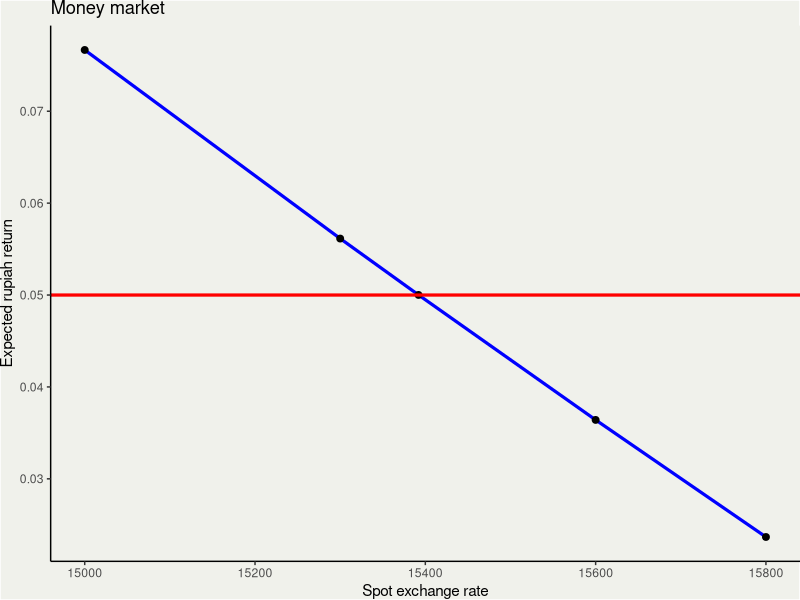
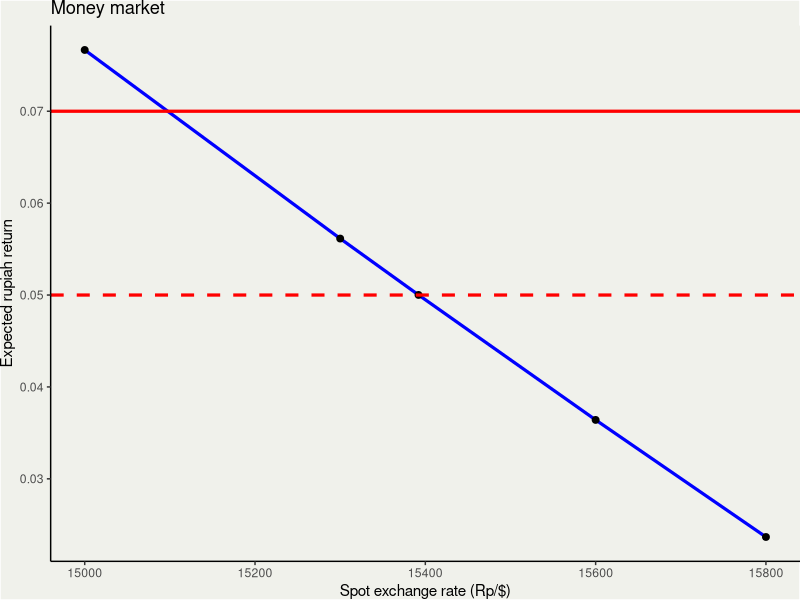
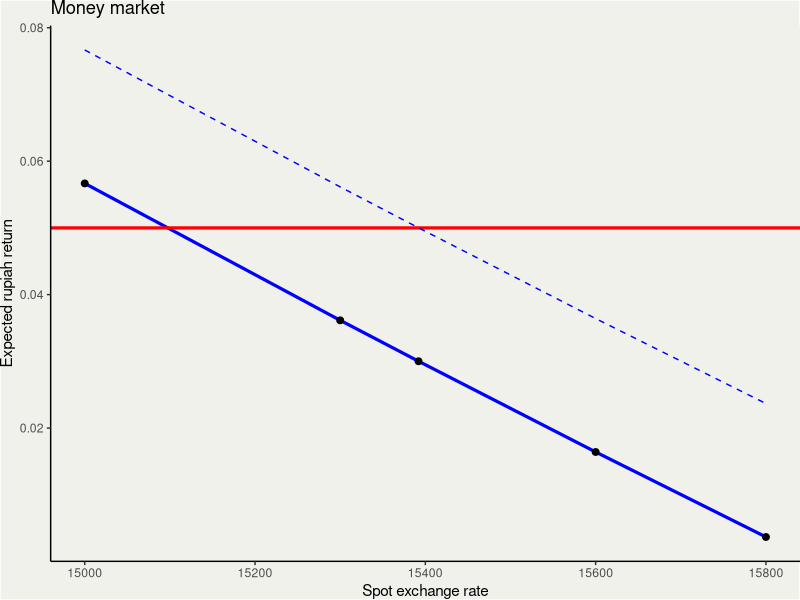
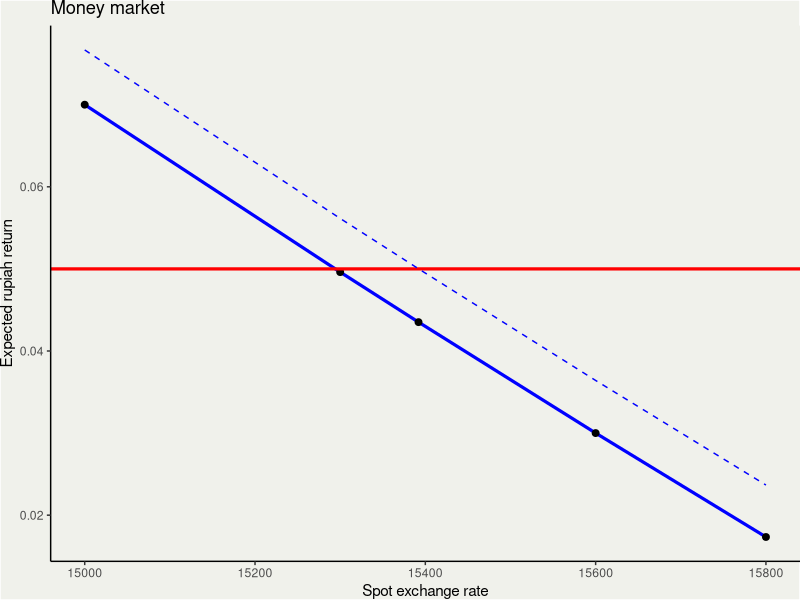
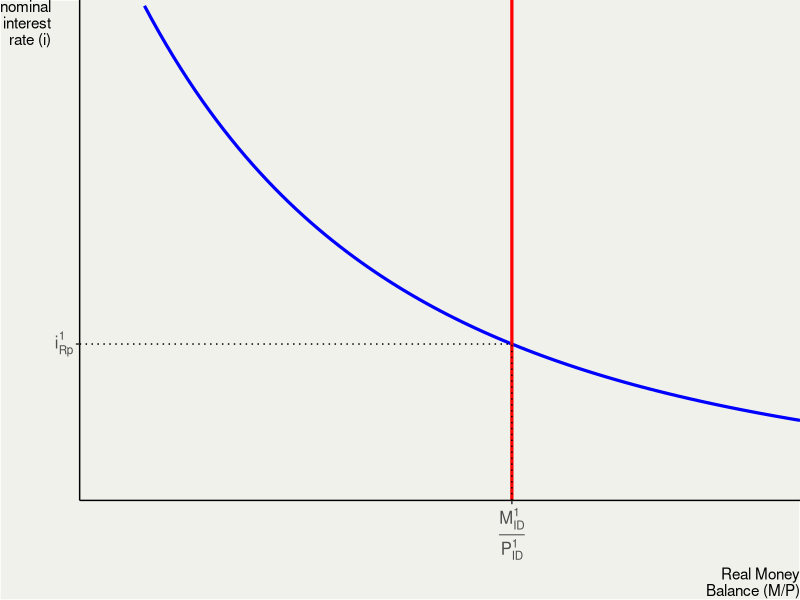
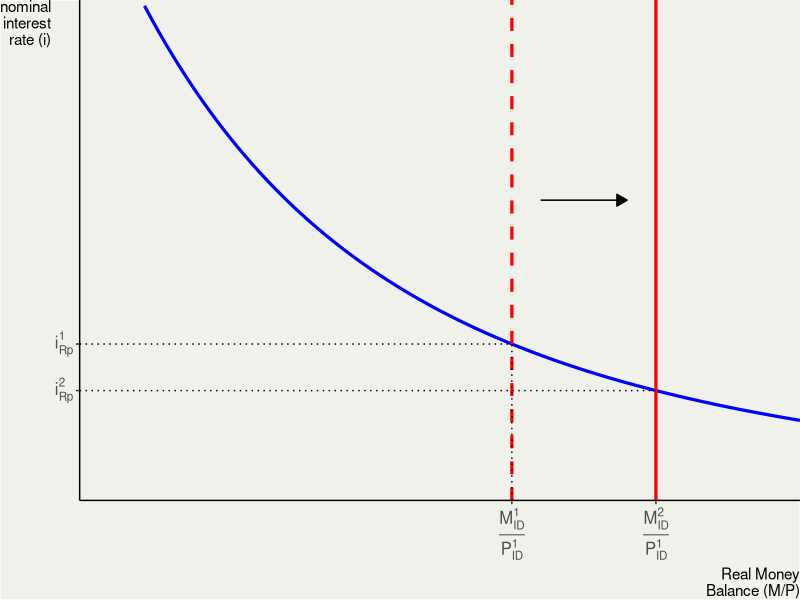
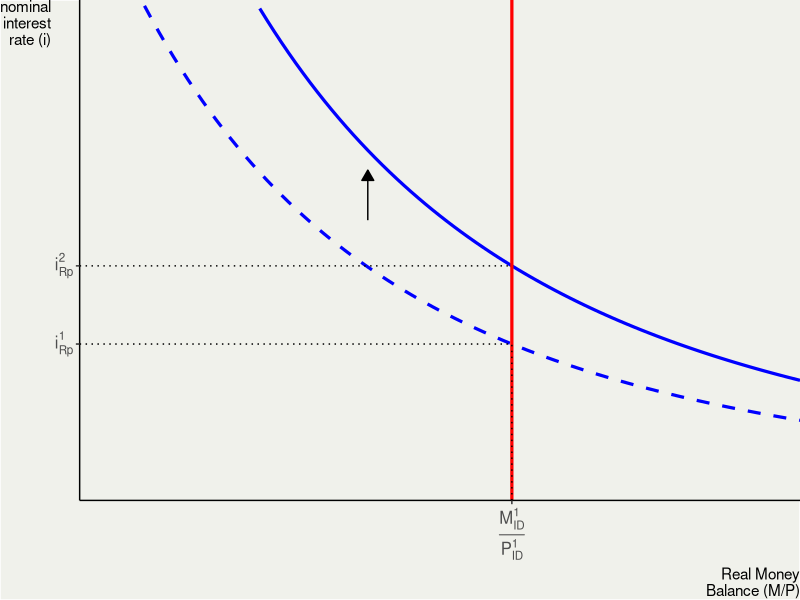
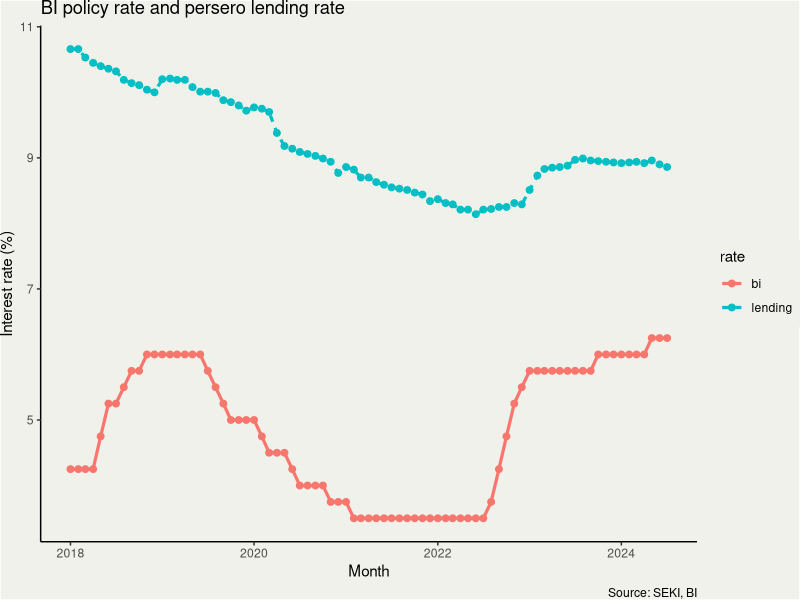

R code for these plots, in order:
## ---- chunk 1
library(tidyverse)
library(kableExtra)
graph<-function(dataset, ...) {
  dataset |>
  ggplot(aes(...))+
  theme_classic() +
  theme(panel.background = element_rect(fill = "#f0f1eb",
                                        colour = "#f0f1eb"),
        plot.margin = margin(0,0,0,0),
        plot.background = element_rect(fill = "#f0f1eb"),
        legend.key = element_rect(fill = "#f0f1eb",linetype = "blank"),
        legend.background = element_rect(fill="#f0f1eb"))
}
graph3<-theme_classic() +
  theme(panel.background = element_rect(fill = "#f0f1eb",
                                        colour = "#f0f1eb"),
        plot.margin = margin(0,0,0,0),
        plot.background = element_rect(fill = "#f0f1eb"),
        axis.text=element_text(size=12),
        axis.title.x = element_text(hjust=1),
        axis.title.y = element_text(angle=0,hjust=1,vjust=1),
        legend.key = element_rect(fill = "#f0f1eb",linetype = "blank"),
        legend.background = element_rect(fill="#f0f1eb"))
graph2<-theme_classic() +
  theme(panel.background = element_rect(fill = "#f0f1eb",
                                        colour = "#f0f1eb"),
        plot.margin = margin(0,0,0,0),
        plot.background = element_rect(fill = "#f0f1eb"),
        legend.key = element_rect(fill = "#f0f1eb",linetype = "blank"),
        legend.background = element_rect(fill="#f0f1eb"),
        axis.title.x = element_text(hjust=1),
        axis.title.y = element_text(angle=0,hjust=1,vjust=1),
        panel.grid=element_blank(),
        axis.text.x=element_blank(),
        axis.text.y=element_blank(),
        axis.ticks.x=element_blank(),
        axis.ticks.y=element_blank(),
        legend.position=c(1,1),
        legend.justification = c(1,1),
        legend.spacing=unit(0,"cm"),
        legend.margin=margin(0,0,0,0))
## ---- chunk 2

dat<-tibble(
  iRp=rep(0.05,5),
  iD=rep(0.03,5),
  spot=c(15000,15300,15392,15600,15800),
  e=rep(15700,5)
  
)

dat$ee<-(dat$e-dat$spot)/dat$spot
dat$fore<-dat$ee+dat$iD

kbl(dat)|>
  kable_styling("striped", full_width = F,position = "center")|>
  row_spec(3, bold = T, color = "white", background = "blue")
## ---- chunk 3
graph(dat)+geom_line(aes(x=spot,y=fore),color="blue",linewidth=1.1)+
  geom_point(aes(x=spot,y=fore),size=2)+
  geom_hline(yintercept = 0.05,color="red",linewidth=1.1)+
  labs(title="Money market",
       x="Spot exchange rate",
       y="Expected rupiah return")
## ---- chunk 4
#| fig-width: 5
#| fig-height: 4

graph(dat)+geom_line(aes(x=spot,y=fore),color="blue",linewidth=1.1)+
  geom_point(aes(x=spot,y=fore),size=2)+
  geom_hline(yintercept = 0.05,color="red",linewidth=1.1,linetype="dashed")+
  geom_hline(yintercept = 0.07,color="red",linewidth=1.1)+
  labs(title="Money market",
       x="Spot exchange rate (Rp/$)",
       y="Expected rupiah return")
## ---- chunk 5
#| fig-width: 5
#| fig-height: 4

dat$iDD<-rep(0.01,5)
dat$e2<-rep(15600,5)

dat$ee3<-(dat$e2-dat$spot)/dat$spot
dat$fore2<-dat$ee+dat$iDD
dat$fore3<-dat$ee3+dat$iD

graph(dat)+geom_line(aes(x=spot,y=fore2),color="blue",linewidth=1.1)+
  geom_point(aes(x=spot,y=fore2),size=2)+
  geom_hline(yintercept = 0.05,color="red",linewidth=1.1)+
  geom_line(aes(x=spot,y=fore),color="blue",linetype="dashed")+
  labs(title="Money market",
       x="Spot exchange rate",
       y="Expected rupiah return")
## ---- chunk 6
#| fig-width: 5
#| fig-height: 4
dat$iDD<-rep(0.01,5)
dat$e2<-rep(15600,5)

graph(dat)+geom_line(aes(x=spot,y=fore3),color="blue",linewidth=1.1)+
  geom_point(aes(x=spot,y=fore3),size=2)+
  geom_hline(yintercept = 0.05,color="red",linewidth=1.1)+
  geom_line(aes(x=spot,y=fore),color="blue",linetype="dashed")+
  labs(title="Money market",
       x="Spot exchange rate",
       y="Expected rupiah return")
## ---- chunk 7
#| fig-width: 5
#| fig-height: 4
x=40
y=15.625
demand<-function(q) (q/100)^(-3)
ggplot()+stat_function(fun=demand,linewidth=1.1,color="blue")+
  scale_x_continuous(limits=c(25,50),breaks = 40, expand = c(0,0),
                     labels = expression(frac(M[ID]^1,P[ID]^1))) +
  scale_y_continuous(limits=c(0,50),breaks = 15.625,expand = c(0,0),
                     labels=expression(i[Rp]^1))+
  geom_vline(xintercept=40,color="red",linewidth=1.1)+
  geom_point(x=40,y=15.625)+
  annotate("segment",x=25,y=y,xend=x,yend = y,linetype="dotted")+
  annotate("segment",x=x,y=0,xend=x,yend = y,linetype="dotted")+
  
  labs(x="Real Money\nBalance (M/P)",
       y="nominal\ninterest\nrate (i)")+
  graph3

## ---- chunk 8
#| fig-width: 5
#| fig-height: 4
x=40
y=15.625
demand<-function(q) (q/100)^(-3)
ggplot()+stat_function(fun=demand,linewidth=1.1,color="blue")+
  scale_x_continuous(limits=c(25,50),breaks = c(40,45), expand = c(0,0),
                     labels = c(expression(frac(M[ID]^1,P[ID]^1)),
                     expression(frac(M[ID]^2,P[ID]^1)))) +
  scale_y_continuous(limits=c(0,50),breaks = c(10.97394,15.625),expand = c(0,0),
                     labels=c(expression(i[Rp]^2),expression(i[Rp]^1)))+
  geom_vline(xintercept=40,color="red",linewidth=1.1,linetype='dashed')+
  geom_vline(xintercept=45,color="red",linewidth=1.1)+
  annotate("segment",x=41,y=30,xend=44,yend = 30,
           arrow=arrow(length=unit(0.3,"cm"),type='closed'))+
  geom_point(x=40,y=15.625)+
  annotate("segment",x=25,y=y,xend=x,yend = y,linetype="dotted")+
  annotate("segment",x=25,y=10.97394,xend=45,yend = 10.97394,linetype="dotted")+
  annotate("segment",x=x,y=0,xend=x,yend = y,linetype="dotted")+
  
  labs(x="Real Money\nBalance (M/P)",
       y="nominal\ninterest\nrate (i)")+
  graph3

## ---- chunk 9
#| fig-width: 4
#| fig-height: 4

x=40
y=15.625
y2=(x/100)^(-3)*1.5
demand<-function(q) (q/100)^(-3)
demand2<-function(q) (q/100)^(-3)*1.5
ggplot()+stat_function(fun=demand,linewidth=1.1,color="blue",linetype='dashed')+
  stat_function(fun=demand2,linewidth=1.1,color="blue")+
  scale_x_continuous(limits=c(25,50),breaks = 40, expand = c(0,0),
                     labels = expression(frac(M[ID]^1,P[ID]^1))) +
  scale_y_continuous(limits=c(0,50),breaks = c(y,y2),expand = c(0,0),
                     labels=c(expression(i[Rp]^1),expression(i[Rp]^2)))+
  geom_vline(xintercept=40,color="red",linewidth=1.1)+
  geom_point(x=40,y=15.625)+
  annotate("segment",x=25,y=y,xend=x,yend = y,linetype="dotted")+
  annotate("segment",x=x,y=0,xend=x,yend = y,linetype="dotted")+
  annotate("segment",x=25,y=y2,xend=x,yend = y2,linetype="dotted")+
  annotate("segment",x=35,y=28,xend=35,yend = 33,
           arrow=arrow(length=unit(0.3,"cm"),type='closed'))+
  labs(x="Real Money\nBalance (M/P)",
       y="nominal\ninterest\nrate (i)")+
  graph3

## ---- chunk 10
library(readxl)
datt<-read_excel("dat2.xlsx")|>select(month,bi,lending)|>
  pivot_longer(!month,values_to="value",names_to="rate")
graph(datt)+geom_line(aes(x=month,y=value,color=rate,linetype=rate),size=1.1)+
  geom_point(aes(x=month,y=value,color=rate),size=2)+
  labs(title="BI policy rate and persero lending rate",
       x="Month",
       y="Interest rate (%)",
       caption="Source: SEKI, BI")
## ---- chunk 11
#| fig-width: 5
#| fig-height: 4
x=40
y=15.625
demand<-function(q) (q/100)^(-3)
ggplot()+stat_function(fun=demand,linewidth=1.1,color="blue")+
  scale_x_continuous(limits=c(25,50),breaks = 40, expand = c(0,0),
                     labels = expression(M[ID]^1/P[ID]^1)) +
  scale_y_continuous(limits=c(0,50),breaks = 15.625,expand = c(0,0),
                     labels=expression(i[Rp]^1))+
  geom_vline(xintercept=40,color="red",linewidth=1.1)+
  geom_point(x=40,y=15.625)+
  annotate("segment",x=25,y=y,xend=x,yend = y,linetype="dotted")+
  annotate("segment",x=x,y=0,xend=x,yend = y,linetype="dotted")+
  annotate("text",x=x-1,y=y+20,label="MS")+
  annotate("text",x=x+8,y=y-3,label="MD")+
  labs(title="Home Money Market",
       x="Real Money\nBalance (M/P)",
       y="nominal\ninterest\nrate (i)")+
  graph3

## ---- chunk 12
#| fig-width: 5
#| fig-height: 4
x=40
y=15.625
demand<-function(q) (q/100)^(-3)
ggplot()+stat_function(fun=demand,linewidth=1.1,color="blue")+
  scale_x_continuous(limits=c(25,50),breaks = 40, expand = c(0,0),
                     labels = expression(E[ID/US]^1)) +
  scale_y_continuous(limits=c(0,50),breaks = 15.625,expand = c(0,0),
                     labels=expression(i[Rp]^1))+
  geom_hline(yintercept=y,color="red",linewidth=1.1)+
  geom_point(x=40,y=15.625)+
  annotate("segment",x=25,y=y,xend=x,yend = y,linetype="dotted")+
  annotate("segment",x=x,y=0,xend=x,yend = y,linetype="dotted")+
  annotate("text",x=x+8,y=y+3,label="DR")+
  annotate("text",x=x+8,y=y-3,label="FR")+
  labs(title="FX market",
       x="Expected\nreturn",
       y="Exchange\nrate (E)")+
  graph3

## ---- chunk 13
#| fig-width: 5
#| fig-height: 4
x=40
y=15.625
demand<-function(q) (q/100)^(-3)

ggplot()+stat_function(fun=demand,linewidth=1.1,color="blue")+
  scale_x_continuous(limits=c(25,50),breaks = c(40,45), expand = c(0,0),
                     labels = c(expression(M[ID]^1/P[ID]^1),
                     expression(M[ID]^2/P[ID]^1))) +
  scale_y_continuous(limits=c(0,50),breaks = c(10.97394,15.625),expand = c(0,0),
                     labels=c(expression(i[Rp]^2),expression(i[Rp]^1)))+
  geom_vline(xintercept=40,color="red",linewidth=1.1,linetype='dashed')+
  geom_vline(xintercept=45,color="red",linewidth=1.1)+
  annotate("segment",x=41,y=30,xend=44,yend = 30,
           arrow=arrow(length=unit(0.3,"cm"),type='closed'))+
  geom_point(x=40,y=15.625)+
  annotate("segment",x=25,y=y,xend=x,yend = y,linetype="dotted")+
  annotate("segment",x=25,y=10.97394,xend=45,yend = 10.97394,linetype="dotted")+
  annotate("segment",x=x,y=0,xend=x,yend = y,linetype="dotted")+
  
  labs(x="Real Money\nBalance (M/P)",
       y="nominal\ninterest\nrate (i)")+
  graph3


## ---- chunk 14
#| fig-width: 5
#| fig-height: 4
x=40
y=15.625
y2=10.97394
demand<-function(q) (q/100)^(-3)
ggplot()+stat_function(fun=demand,linewidth=1.1,color="blue")+
  scale_x_continuous(limits=c(25,50),breaks = c(40,45), expand = c(0,0),
                     labels = c(expression(E[ID/US]^1),expression(E[ID/US]^2))) +
                     
  scale_y_continuous(limits=c(0,50),breaks = c(10.97394,15.625),expand = c(0,0),
                     labels=c(expression(i[Rp]^2),expression(i[Rp]^1)))+
  geom_hline(yintercept=y,color="red",linewidth=1.1,linetype='dashed')+
  geom_hline(yintercept=10.97394,color="red",linewidth=1.1)+
  geom_point(x=40,y=15.625)+
  annotate("segment",x=25,y=y,xend=x,yend = y,linetype="dotted")+
  annotate("segment",x=x,y=0,xend=x,yend = y,linetype="dotted")+
  annotate("text",x=x+8,y=y+3,label="DR")+
  annotate("text",x=x+8,y=y-3,label="DR2")+
  annotate("text",x=x+8,y=y2-3,label="FR")+
  annotate("segment",x=45,y=0,xend=45,yend = 10.97394,linetype="dotted")+
  labs(title="FX market",
       x="Expected\nreturn",
       y="Exchange\nrate (E)")+
  graph3

## ---- chunk 15
#| fig-width: 5
#| fig-height: 4
x=40
y=15.625
demand<-function(q) (q/100)^(-3)
ggplot()+stat_function(fun=demand,linewidth=1.1,color="blue")+
  scale_x_continuous(limits=c(25,50),breaks = 40, expand = c(0,0),
                     labels = expression(M[ID]^1/P[ID]^1)) +
  scale_y_continuous(limits=c(0,50),breaks = 15.625,expand = c(0,0),
                     labels=expression(i[Rp]^1))+
  geom_vline(xintercept=40,color="red",linewidth=1.1)+
  geom_point(x=40,y=15.625)+
  annotate("segment",x=25,y=y,xend=x,yend = y,linetype="dotted")+
  annotate("segment",x=x,y=0,xend=x,yend = y,linetype="dotted")+
  annotate("text",x=x-1,y=y+20,label="MS")+
  annotate("text",x=x+8,y=y-3,label="MD")+
  labs(title="Home Money Market",
       x="Real Money\nBalance (M/P)",
       y="nominal\ninterest\nrate (i)")+
  graph3

## ---- chunk 16
#| fig-width: 5
#| fig-height: 4
x=40
x2=36.343
y=15.625
demand<-function(q) (q/100)^(-3)
demand2<-function(q) (q/100)^(-3)*0.75
ggplot()+stat_function(fun=demand,linewidth=1.1,color="blue",linetype='dashed')+
  stat_function(fun=demand2,linewidth=1.1,color="blue")+
  scale_x_continuous(limits=c(25,50),breaks = c(36.343,40), expand = c(0,0),
                     labels = c(expression(E[ID/US]^2),expression(E[ID/US]^1))) +
  scale_y_continuous(limits=c(0,50),breaks = 15.625,expand = c(0,0),
                     labels=expression(i[Rp]^1))+
  geom_hline(yintercept=y,color="red",linewidth=1.1)+
  geom_point(x=40,y=15.625)+
  annotate("segment",x=25,y=y,xend=x,yend = y,linetype="dotted")+
  annotate("segment",x=x,y=0,xend=x,yend = y,linetype="dotted")+
  annotate("segment",x=x2,y=0,xend=x2,yend = y,linetype="dotted")+
  annotate("text",x=x+8,y=y+3,label="DR")+
  annotate("text",x=x+8,y=y-3,label="FR")+
  labs(title="FX market",
       x="Expected\nreturn",
       y="Exchange\nrate (E)")+
  graph3

## ---- chunk 17
#| fig-width: 5
#| fig-height: 4
library(readxl)
datt<-read_excel("dat2.xlsx")|>select(month,lending,usl)|>
  pivot_longer(!month,values_to="value",names_to="rate")
graph(datt)+geom_line(aes(x=month,y=value,color=rate,linetype=rate),size=1.1)+

  labs(title="BI policy rate and persero lending rate",
       x="Month",
       y="Interest rate (%)",
       caption="Source: SEKI, BI")
## ---- chunk 18
#| fig-width: 5
#| fig-height: 4
library(readxl)
datt<-read_excel("dat2.xlsx")|>select(month,xr)|>
  pivot_longer(!month,values_to="value",names_to="rate")
graph(datt)+geom_line(aes(x=month,y=value,color=rate,linetype=rate),size=1.1)+

  labs(title="BI policy rate and persero lending rate",
       x="Month",
       y="Interest rate (%)",
       caption="Source: SEKI, BI")
